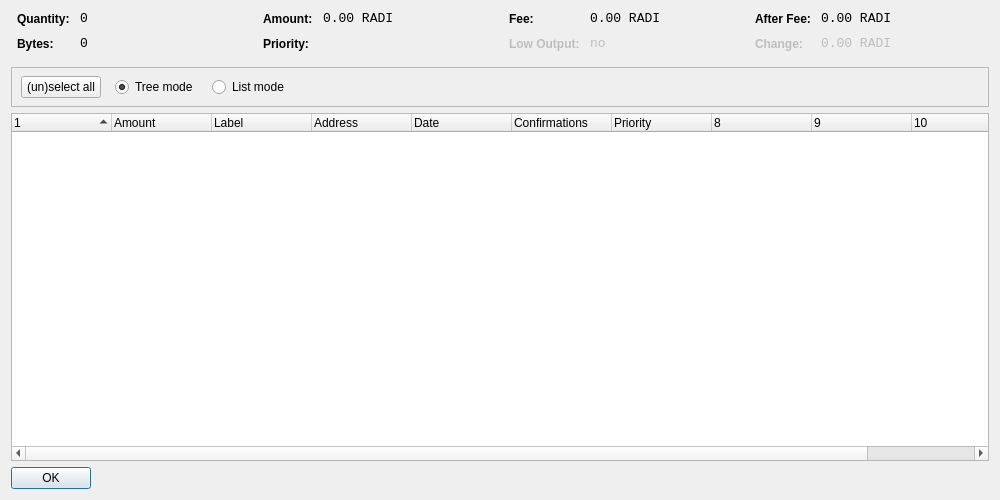
<?xml version="1.0" encoding="UTF-8"?>
<ui version="4.0">
 <class>CoinControlDialog</class>
 <widget class="QDialog" name="CoinControlDialog">
  <property name="geometry">
   <rect>
    <x>0</x>
    <y>0</y>
    <width>1000</width>
    <height>500</height>
   </rect>
  </property>
  <property name="windowTitle">
   <string>Coin Control</string>
  </property>
  <layout class="QVBoxLayout" name="verticalLayout">
   <item>
    <layout class="QHBoxLayout" name="horizontalLayoutTop" stretch="0,0,0,0">
     <property name="topMargin">
      <number>0</number>
     </property>
     <property name="bottomMargin">
      <number>10</number>
     </property>
     <item>
      <layout class="QFormLayout" name="formLayoutCoinControl1">
       <property name="horizontalSpacing">
        <number>10</number>
       </property>
       <property name="verticalSpacing">
        <number>10</number>
       </property>
       <property name="leftMargin">
        <number>6</number>
       </property>
       <property name="rightMargin">
        <number>6</number>
       </property>
       <item row="0" column="0">
        <widget class="QLabel" name="labelCoinControlQuantityText">
         <property name="styleSheet">
          <string notr="true">font-weight:bold;</string>
         </property>
         <property name="text">
          <string>Quantity:</string>
         </property>
        </widget>
       </item>
       <item row="0" column="1">
        <widget class="QLabel" name="labelCoinControlQuantity">
         <property name="font">
          <font>
           <family>Monospace</family>
           <pointsize>10</pointsize>
          </font>
         </property>
         <property name="cursor">
          <cursorShape>IBeamCursor</cursorShape>
         </property>
         <property name="contextMenuPolicy">
          <enum>Qt::ActionsContextMenu</enum>
         </property>
         <property name="text">
          <string notr="true">0</string>
         </property>
         <property name="textInteractionFlags">
          <set>Qt::LinksAccessibleByMouse|Qt::TextSelectableByKeyboard|Qt::TextSelectableByMouse</set>
         </property>
        </widget>
       </item>
       <item row="1" column="0">
        <widget class="QLabel" name="labelCoinControlBytesText">
         <property name="styleSheet">
          <string notr="true">font-weight:bold;</string>
         </property>
         <property name="text">
          <string>Bytes:</string>
         </property>
        </widget>
       </item>
       <item row="1" column="1">
        <widget class="QLabel" name="labelCoinControlBytes">
         <property name="font">
          <font>
           <family>Monospace</family>
           <pointsize>10</pointsize>
          </font>
         </property>
         <property name="cursor">
          <cursorShape>IBeamCursor</cursorShape>
         </property>
         <property name="contextMenuPolicy">
          <enum>Qt::ActionsContextMenu</enum>
         </property>
         <property name="text">
          <string notr="true">0</string>
         </property>
         <property name="textInteractionFlags">
          <set>Qt::LinksAccessibleByMouse|Qt::TextSelectableByKeyboard|Qt::TextSelectableByMouse</set>
         </property>
        </widget>
       </item>
      </layout>
     </item>
     <item>
      <layout class="QFormLayout" name="formLayoutCoinControl2">
       <property name="horizontalSpacing">
        <number>10</number>
       </property>
       <property name="verticalSpacing">
        <number>10</number>
       </property>
       <property name="leftMargin">
        <number>6</number>
       </property>
       <property name="rightMargin">
        <number>6</number>
       </property>
       <item row="0" column="0">
        <widget class="QLabel" name="labelCoinControlAmountText">
         <property name="styleSheet">
          <string notr="true">font-weight:bold;</string>
         </property>
         <property name="text">
          <string>Amount:</string>
         </property>
        </widget>
       </item>
       <item row="0" column="1">
        <widget class="QLabel" name="labelCoinControlAmount">
         <property name="font">
          <font>
           <family>Monospace</family>
           <pointsize>10</pointsize>
          </font>
         </property>
         <property name="cursor">
          <cursorShape>IBeamCursor</cursorShape>
         </property>
         <property name="contextMenuPolicy">
          <enum>Qt::ActionsContextMenu</enum>
         </property>
         <property name="text">
          <string notr="true">0.00 RADI</string>
         </property>
         <property name="textInteractionFlags">
          <set>Qt::LinksAccessibleByMouse|Qt::TextSelectableByKeyboard|Qt::TextSelectableByMouse</set>
         </property>
        </widget>
       </item>
       <item row="1" column="0">
        <widget class="QLabel" name="labelCoinControlPriorityText">
         <property name="styleSheet">
          <string notr="true">font-weight:bold;</string>
         </property>
         <property name="text">
          <string>Priority:</string>
         </property>
        </widget>
       </item>
       <item row="1" column="1">
        <widget class="QLabel" name="labelCoinControlPriority">
         <property name="font">
          <font>
           <family>Monospace</family>
           <pointsize>10</pointsize>
          </font>
         </property>
         <property name="cursor">
          <cursorShape>IBeamCursor</cursorShape>
         </property>
         <property name="contextMenuPolicy">
          <enum>Qt::ActionsContextMenu</enum>
         </property>
         <property name="text">
          <string/>
         </property>
         <property name="textInteractionFlags">
          <set>Qt::LinksAccessibleByMouse|Qt::TextSelectableByKeyboard|Qt::TextSelectableByMouse</set>
         </property>
        </widget>
       </item>
      </layout>
     </item>
     <item>
      <layout class="QFormLayout" name="formLayoutCoinControl3">
       <property name="horizontalSpacing">
        <number>10</number>
       </property>
       <property name="verticalSpacing">
        <number>10</number>
       </property>
       <property name="leftMargin">
        <number>6</number>
       </property>
       <property name="rightMargin">
        <number>6</number>
       </property>
       <item row="0" column="0">
        <widget class="QLabel" name="labelCoinControlFeeText">
         <property name="styleSheet">
          <string notr="true">font-weight:bold;</string>
         </property>
         <property name="text">
          <string>Fee:</string>
         </property>
        </widget>
       </item>
       <item row="0" column="1">
        <widget class="QLabel" name="labelCoinControlFee">
         <property name="font">
          <font>
           <family>Monospace</family>
           <pointsize>10</pointsize>
          </font>
         </property>
         <property name="cursor">
          <cursorShape>IBeamCursor</cursorShape>
         </property>
         <property name="contextMenuPolicy">
          <enum>Qt::ActionsContextMenu</enum>
         </property>
         <property name="text">
          <string notr="true">0.00 RADI</string>
         </property>
         <property name="textInteractionFlags">
          <set>Qt::LinksAccessibleByMouse|Qt::TextSelectableByKeyboard|Qt::TextSelectableByMouse</set>
         </property>
        </widget>
       </item>
       <item row="1" column="0">
        <widget class="QLabel" name="labelCoinControlLowOutputText">
         <property name="enabled">
          <bool>false</bool>
         </property>
         <property name="styleSheet">
          <string notr="true">font-weight:bold;</string>
         </property>
         <property name="text">
          <string>Low Output:</string>
         </property>
        </widget>
       </item>
       <item row="1" column="1">
        <widget class="QLabel" name="labelCoinControlLowOutput">
         <property name="enabled">
          <bool>false</bool>
         </property>
         <property name="font">
          <font>
           <family>Monospace</family>
           <pointsize>10</pointsize>
          </font>
         </property>
         <property name="cursor">
          <cursorShape>IBeamCursor</cursorShape>
         </property>
         <property name="contextMenuPolicy">
          <enum>Qt::ActionsContextMenu</enum>
         </property>
         <property name="text">
          <string notr="true">no</string>
         </property>
         <property name="textInteractionFlags">
          <set>Qt::LinksAccessibleByMouse|Qt::TextSelectableByKeyboard|Qt::TextSelectableByMouse</set>
         </property>
        </widget>
       </item>
      </layout>
     </item>
     <item>
      <layout class="QFormLayout" name="formLayoutCoinControl4">
       <property name="horizontalSpacing">
        <number>10</number>
       </property>
       <property name="verticalSpacing">
        <number>10</number>
       </property>
       <property name="leftMargin">
        <number>6</number>
       </property>
       <property name="rightMargin">
        <number>6</number>
       </property>
       <item row="0" column="0">
        <widget class="QLabel" name="labelCoinControlAfterFeeText">
         <property name="styleSheet">
          <string notr="true">font-weight:bold;</string>
         </property>
         <property name="text">
          <string>After Fee:</string>
         </property>
        </widget>
       </item>
       <item row="0" column="1">
        <widget class="QLabel" name="labelCoinControlAfterFee">
         <property name="font">
          <font>
           <family>Monospace</family>
           <pointsize>10</pointsize>
          </font>
         </property>
         <property name="cursor">
          <cursorShape>IBeamCursor</cursorShape>
         </property>
         <property name="contextMenuPolicy">
          <enum>Qt::ActionsContextMenu</enum>
         </property>
         <property name="text">
          <string notr="true">0.00 RADI</string>
         </property>
         <property name="textInteractionFlags">
          <set>Qt::LinksAccessibleByMouse|Qt::TextSelectableByKeyboard|Qt::TextSelectableByMouse</set>
         </property>
        </widget>
       </item>
       <item row="1" column="0">
        <widget class="QLabel" name="labelCoinControlChangeText">
         <property name="enabled">
          <bool>false</bool>
         </property>
         <property name="styleSheet">
          <string notr="true">font-weight:bold;</string>
         </property>
         <property name="text">
          <string>Change:</string>
         </property>
        </widget>
       </item>
       <item row="1" column="1">
        <widget class="QLabel" name="labelCoinControlChange">
         <property name="enabled">
          <bool>false</bool>
         </property>
         <property name="font">
          <font>
           <family>Monospace</family>
           <pointsize>10</pointsize>
          </font>
         </property>
         <property name="cursor">
          <cursorShape>IBeamCursor</cursorShape>
         </property>
         <property name="contextMenuPolicy">
          <enum>Qt::ActionsContextMenu</enum>
         </property>
         <property name="text">
          <string notr="true">0.00 RADI</string>
         </property>
         <property name="textInteractionFlags">
          <set>Qt::LinksAccessibleByMouse|Qt::TextSelectableByKeyboard|Qt::TextSelectableByMouse</set>
         </property>
        </widget>
       </item>
      </layout>
     </item>
    </layout>
   </item>
   <item>
    <widget class="QFrame" name="frame">
     <property name="minimumSize">
      <size>
       <width>0</width>
       <height>40</height>
      </size>
     </property>
     <property name="frameShape">
      <enum>QFrame::StyledPanel</enum>
     </property>
     <property name="frameShadow">
      <enum>QFrame::Sunken</enum>
     </property>
     <widget class="QWidget" name="horizontalLayoutWidget">
      <property name="geometry">
       <rect>
        <x>10</x>
        <y>0</y>
        <width>781</width>
        <height>41</height>
       </rect>
      </property>
      <layout class="QHBoxLayout" name="horizontalLayoutPanel" stretch="0,0,0,0,0">
       <property name="spacing">
        <number>14</number>
       </property>
       <item>
        <widget class="QPushButton" name="pushButtonSelectAll">
         <property name="sizePolicy">
          <sizepolicy hsizetype="Maximum" vsizetype="Fixed">
           <horstretch>0</horstretch>
           <verstretch>0</verstretch>
          </sizepolicy>
         </property>
         <property name="text">
          <string>(un)select all</string>
         </property>
        </widget>
       </item>
       <item>
        <widget class="QRadioButton" name="radioTreeMode">
         <property name="sizePolicy">
          <sizepolicy hsizetype="Maximum" vsizetype="Fixed">
           <horstretch>0</horstretch>
           <verstretch>0</verstretch>
          </sizepolicy>
         </property>
         <property name="text">
          <string>Tree mode</string>
         </property>
         <property name="checked">
          <bool>true</bool>
         </property>
        </widget>
       </item>
       <item>
        <widget class="QRadioButton" name="radioListMode">
         <property name="sizePolicy">
          <sizepolicy hsizetype="Maximum" vsizetype="Fixed">
           <horstretch>0</horstretch>
           <verstretch>0</verstretch>
          </sizepolicy>
         </property>
         <property name="text">
          <string>List mode</string>
         </property>
        </widget>
       </item>
       <item>
        <spacer name="horizontalSpacer">
         <property name="orientation">
          <enum>Qt::Horizontal</enum>
         </property>
         <property name="sizeHint" stdset="0">
          <size>
           <width>40</width>
           <height>20</height>
          </size>
         </property>
        </spacer>
       </item>
      </layout>
     </widget>
    </widget>
   </item>
   <item>
    <widget class="CoinControlTreeWidget" name="treeWidget">
     <property name="contextMenuPolicy">
      <enum>Qt::CustomContextMenu</enum>
     </property>
     <property name="sortingEnabled">
      <bool>false</bool>
     </property>
     <property name="columnCount">
      <number>11</number>
     </property>
     <attribute name="headerShowSortIndicator" stdset="0">
      <bool>true</bool>
     </attribute>
     <attribute name="headerStretchLastSection">
      <bool>false</bool>
     </attribute>
     <column>
      <property name="text">
       <string/>
      </property>
     </column>
     <column>
      <property name="text">
       <string>Amount</string>
      </property>
     </column>
     <column>
      <property name="text">
       <string>Label</string>
      </property>
     </column>
     <column>
      <property name="text">
       <string>Address</string>
      </property>
     </column>
     <column>
      <property name="text">
       <string>Date</string>
      </property>
     </column>
     <column>
      <property name="text">
       <string>Confirmations</string>
      </property>
      <property name="toolTip">
       <string>Confirmed</string>
      </property>
     </column>
     <column>
      <property name="text">
       <string>Priority</string>
      </property>
     </column>
     <column>
      <property name="text">
       <string/>
      </property>
     </column>
     <column>
      <property name="text">
       <string/>
      </property>
     </column>
     <column>
      <property name="text">
       <string/>
      </property>
     </column>
     <column>
      <property name="text">
       <string/>
      </property>
     </column>
    </widget>
   </item>
   <item>
    <widget class="QDialogButtonBox" name="buttonBox">
     <property name="sizePolicy">
      <sizepolicy hsizetype="Maximum" vsizetype="Fixed">
       <horstretch>0</horstretch>
       <verstretch>0</verstretch>
      </sizepolicy>
     </property>
     <property name="orientation">
      <enum>Qt::Horizontal</enum>
     </property>
     <property name="standardButtons">
      <set>QDialogButtonBox::Ok</set>
     </property>
    </widget>
   </item>
  </layout>
 </widget>
 <customwidgets>
  <customwidget>
   <class>CoinControlTreeWidget</class>
   <extends>QTreeWidget</extends>
   <header>coincontroltreewidget.h</header>
  </customwidget>
 </customwidgets>
 <resources/>
 <connections/>
</ui>
